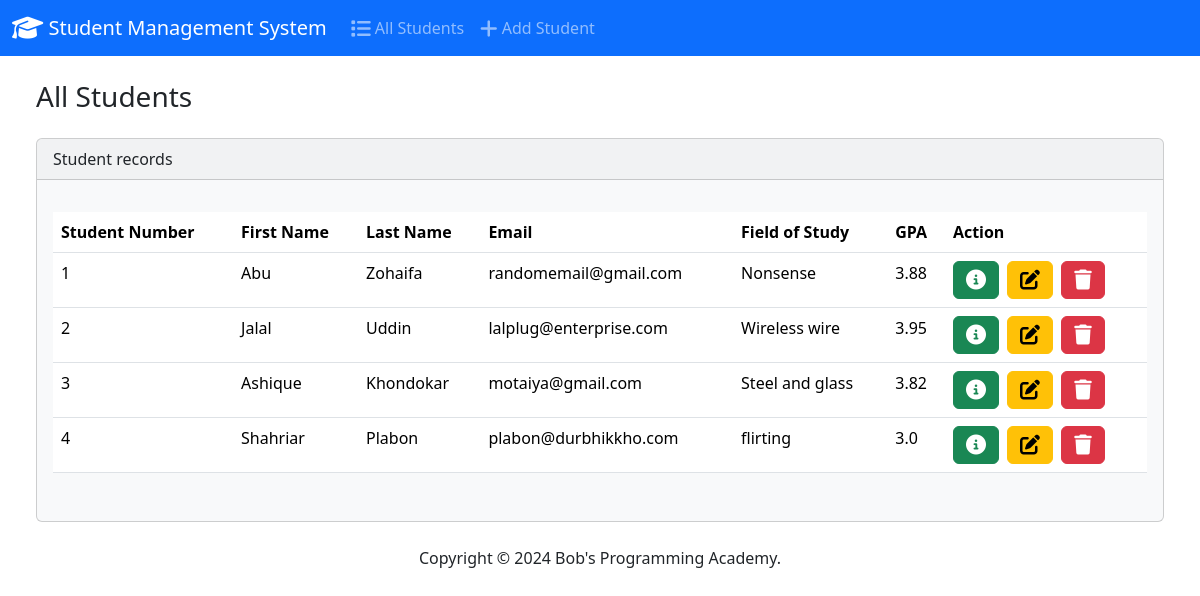
Before: / with the older database file.
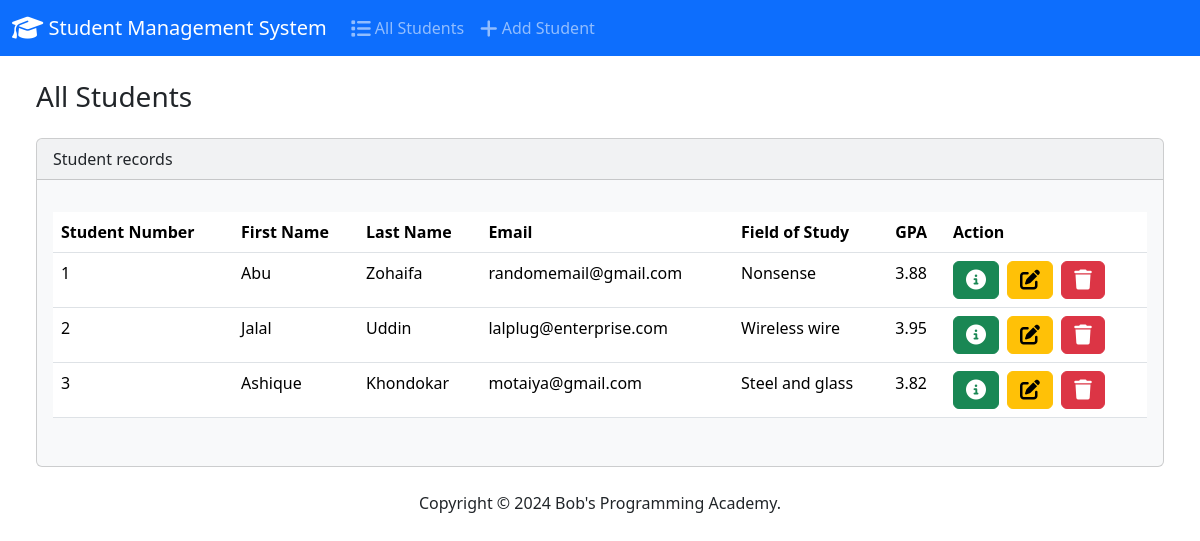
After: the same page with the newer database file.
### students/models.py (models this page shows, shortened)
class Students(models.Model):
    student_number = models.PositiveIntegerField()
    first_name = models.CharField(max_length=50)
    last_name = models.CharField(max_length=50)
    email = models.EmailField(max_length=100)
    field_of_study = models.CharField(max_length=50)
    gpa = models.FloatField()

### students/views.py (the view)
# urls.py: path('', views.index, name='index'),
def index(request):
    return render(request, 'students/index.html', {'Students': Students.objects.all() })

### students/templates/students/index.html (shortened to what this page needs)
{% extends 'students/base.html' %}
{% block body %}
<h3 class="m-4">All Students</h3>
    <div class="row">
      <div class="column-12">
        {% if Students %}
        <div class="card bg-light ms-4 me-4 mb-4">
          <div class="card-header">Student records</div>
          <div class="card-body">
            <p class="card-text">
            <div class="table-responsive">
              <table class="table table-hover">
                <thead>
                  <tr>
                    <th scope="col">Student Number</th>
                    <th scope="col">First Name</th>
                    <th scope="col">Last Name</th>
                    <th scope="col">Email</th>
                    <th scope="col">Field of Study</th>
                    <th scope="col">GPA</th>
                    <th scope="col">Action</th>
                  </tr>
                </thead>
                <tbody>
                  {% for student in Students %}
                  <tr>
                    <td>{{ student.student_number }} </td>
                    <td>{{ student.first_name }} </td>
                    <td>{{ student.last_name }} </td>
                    <td>{{ student.email }} </td>
                    <td>{{ student.field_of_study }} </td>
                    <td>{{ student.gpa }} </td>
                    <td><button type="button", class="btn btn-success me-1" href="{% url 'view_students' student.id %}" data-bs-toggle="modal" data-bs-target="#myModal{{student.id}}"><i class="fa-solid fa-circle-info fa-lg"></i></button>
                    <a class="btn btn-warning me-1" href={% url 'edit' student.id %}><i class="fa-solid fa-pen-to-square fa-lg"></i></a>
                    <button type="button" class="btn btn-danger" data-bs-toggle="modal" data-bs-target="#delete{{student.id}}"><i class="fa-solid fa-trash fa-lg"></i> </button>
                    </td>
                  </tr>
                  {% endfor %}
            </tbody>
          </table>
            </div>
            </p>
          </div>
        </div>
        {% else %}
        <h5 class="alert alert-primary ms-4 me-4">No Student records</h5>
        {% endif %}
      </div>
{% endblock %}

### students/templates/students/base.html (shortened to what this page needs)
{% load static %}
<!DOCTYPE html>
<html lang="en">
  <head>
    <link rel="stylesheet" href="https://cdnjs.cloudflare.com/ajax/libs/font-awesome/6.1.1/css/all.min.css">
    <link href="{% static 'css/bootstrap.min.css' %}" rel="stylesheet">
  </head>
  <body class="d-flex flex-column min-vh-100">
    <nav class="navbar navbar-expand-lg navbar-dark bg-primary">
      <div class="container-fluid">
        <a class="navbar-brand" href="{% url 'index' %}">
          <i class="fa-solid fa-graduation-cap fa-lg"></i> Student Management System
        </a>
        <div class="collapse navbar-collapse" id="navbarColor01">
          <ul class="navbar-nav me-auto">
            <li class="nav-item">
              <a class="nav-link" href="{% url 'index' %}">
                <i class="fa-solid fa-list fa-lg"></i> All Students
              </a>
            </li>
            <li class="nav-item">
              <a class="nav-link" href="{% url 'add' %}">
                <i class="fa-solid fa-plus fa-lg"></i> Add Student
              </a>
            </li>
          </ul>
        </div>
      </div>
    </nav>
    <div class="container-fluid">
      {% block body %}
      {% endblock %}
    </div>
    <footer class="mt-auto mb-4">
      <div class="text-center">
        <span>
          Copyright &copy; <script>document.write(new Date().getFullYear())</script> Bob's Programming Academy.
        </span>
      </div>
    </footer>
  </body>
</html>

Changed rows visible on the page:
removed Students: student_number "4", first_name "Shahriar", last_name "Plabon", email "plabon@durbhikkho.com", field_of_study "flirting", gpa "3.0"
